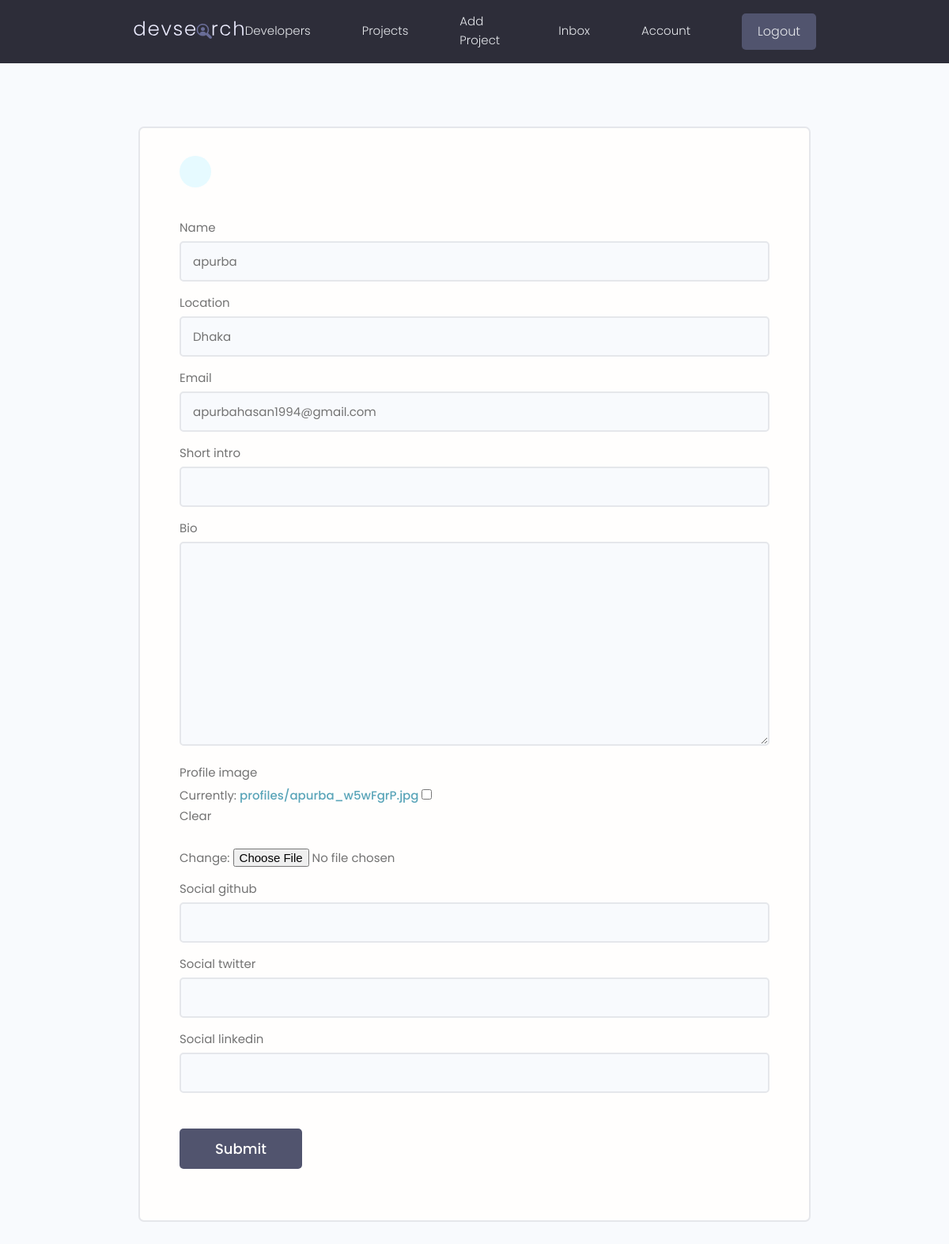
The page /project/update_profile (signed in) on the database its author committed.
### project/models.py (models this page shows, shortened)
class Profile(models.Model):
    user = models.OneToOneField(
        User, on_delete=models.CASCADE, blank=True, null=True)
    name = models.CharField(max_length=200, null=True, blank=True)
    location = models.CharField(max_length=200, null=True, blank=True)
    email = models.EmailField(max_length=200, null=True, blank=True)
    short_intro = models.CharField(max_length=200, null=True, blank=True)
    bio = models.TextField(blank=True, null=True)
    profile_image = models.ImageField(
        null=True, blank=True, upload_to='profiles/', default='profile/user-default')
    social_github = models.CharField(max_length=200, null=True, blank=True)
    social_twitter = models.CharField(max_length=200, null=True, blank=True)
    social_linkedin = models.CharField(max_length=200, null=True, blank=True)
    created = models.DateTimeField(auto_now_add=True)
    id = models.UUIDField(default=uuid.uuid4, unique=True,
                          primary_key=True, editable=True)

### project/views.py (the view)
# urls.py: path('/update_profile', views.update_profile, name="update_profile"),
@login_required(login_url='project/login')
def update_profile(request):
    profile = request.user.profile
    form = Profile_Update_form(instance=profile)
    if request.method == "POST":
        form = Profile_Update_form(
            request.POST, request.FILES, instance=profile)
        if form.is_valid():
            form.save()
            return redirect('useraccount')
    return render(request, 'project/profile_form.html', {"form": form})

### project/forms.py
class Profile_Update_form(ModelForm):
    class Meta:
        model = Profile
        fields = '__all__'
        exclude = ['id', 'user']
    def __init__(self, *args, **kwargs):
        super(Profile_Update_form, self).__init__(*args, **kwargs)
        for name, field in self.fields.items():
            field.widget.attrs.update({'class': 'input'})

### project/Templates/project/profile_form.html (shortened to what this page needs)
{% extends 'project/main.html' %}
{% block content %}
<main class="formPage my-xl">
    <div class="content-box">
        <div class="formWrapper">
            <a class="backButton" href="#"></a>
            <br>
            <form class="form" method="POST" enctype="multipart/form-data">
                {% for field in form %}
                <div class="form__field">
                    <label for="formInput#text">{{field.label}}</label>
                    {{field}}
                </div>
                {% endfor %}
                <input class="btn btn--sub btn--lg  my-md" type="submit" value="Submit" />
            </form>
        </div>
    </div>
</main>
{% endblock content %}

### DevProject/static/styles/app.css (style rules this page uses)
:root { --color-sub: #2d2d39; }
.btn--sub { background-color: var(--color-sub-light); }
.content-box { width: 95%; max-width: 85rem; margin: 0 auto; }
.backButton { background: var(--color-main-light); color: var(--color-main); width: 4rem; height: 4rem; display: flex; align-items: center; justify-content: center; border-radius: 50%; }
.formPage .formWrapper { list-style: none; background: var(--color-white); padding: 3.5rem 5rem; border: 2px solid var(--color-light); border-radius: 0.7rem; }

### DevProject/static/uikit/styles/modules/_variables.css (style rules this page uses)
:root { --color-main: #5aa5b9; --color-main-light: #e6faff; --color-sub: #3f4156; --color-sub-light: #51546e; --color-sub-lighter: #ededfd; --color-text: #737373; --color-gray: #8b8b8b; --color-light: #e5e7eb; --color-light-gray: #767676; --color-bg: #f8fafd; --color-white: #fffefd; --color-white-light: #f3f3f3; --color-success: #359e64; --color-success-bg: #def8e8; --color-error: #fc4b0b; --color-error-bg: #fff2ee; --font-base: 'Poppins', arial, helvetica, 'Segoe UI', roboto, ubuntu, sans-serif; --font-monospace: 'Fira Code', 'Courier New', courier, monospace; --font-regular: 300; --font-medium: 500; --font-bold: 700; --generic-shadow: 1px 1px 5px #00000010; --generic-transition: all 0.3s ease-in-out; }

### DevProject/static/uikit/styles/modules/_base.css (style rules this page uses)
* { margin: 0; padding: 0; box-sizing: border-box; text-rendering: optimizeLegibility; color: inherit; font-size: inherit; }
html { font-size: 50%; }
@media only screen and (min-width: 480px) { html { font-size: 56.25%; } }
@media only screen and (min-width: 1200px) { html { font-size: 62.5%; } }
body { line-height: 1.6; font-weight: 400; font-size: 1.5rem; color: var(--color-text); background-color: var(--color-bg); min-height: 100vh; }

### DevProject/static/uikit/styles/modules/_typography.css (style rules this page uses)
* { font-family: var(--font-base); }
a { padding-bottom: 2px; text-decoration: none; display: inline-block; color: var(--color-main); font-weight: var(--font-medium); }

### DevProject/static/uikit/styles/modules/_utilities.css (style rules this page uses)
.my-md { margin: 3rem auto; }
.my-xl { margin: 8rem auto; }

### DevProject/static/uikit/styles/modules/_button.css (style rules this page uses)
.btn { display: inline-block; position: relative; cursor: pointer; background-color: var(--color-light); font-weight: var(--font-medium); color: var(--color-sub); text-decoration: none; padding: 1rem 2rem; border-radius: 0.5rem; border: none; width: -webkit-fit-content; width: -moz-fit-content; width: fit-content; height: -webkit-fit-content; height: -moz-fit-content; height: fit-content; font-size: 1.6rem; outline-width: 0; outline-color: transparent; -webkit-backface-visibility: hidden; backface-visibility: hidden; transition: all 0.3s ease-in-out; }
.btn--sub { background-color: var(--color-sub); color: var(--color-white); }
.btn--lg { font-size: 1.8rem; padding: 1.2rem 4.5rem; }

### DevProject/static/uikit/styles/modules/_form.css (style rules this page uses)
.form { display: block; }
.form__field { margin-top: 1.5rem; margin-bottom: 1.5rem; }
.form__label, .form__field > label { display: block; margin-bottom: 0.5rem; color: var(--color-text); }
input.input[type='text'], input.input[type='email'], input.input[type='password'], input.input[type='number'], textarea.input { min-width: 24rem; width: 100%; padding: 1.2rem 1.5rem; border-radius: 0.5rem; border: 2px solid var(--color-light); transition: all 0.3s ease-in-out; background-color: var(--color-bg); }

### rows shown on the page
Profile: form "apurba" "Dhaka" "apurbahasan1994@gmail.com"

### other values the page prints
{{ field.label }} "Name" "Location" "Email" "Short intro" "Bio" "Profile image" "Social github" "Social twitter" "Social linkedin"
